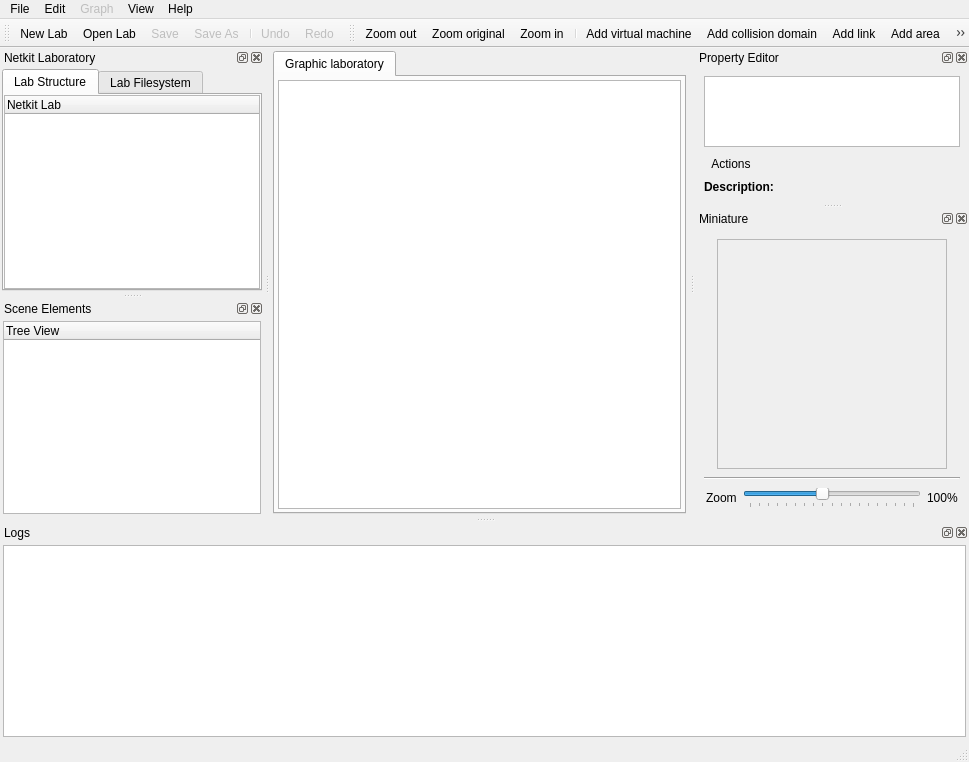
<ui version="4.0" >
 <class>NetkitMainWindow</class>
 <widget class="QMainWindow" name="NetkitMainWindow" >
  <property name="geometry" >
   <rect>
    <x>0</x>
    <y>0</y>
    <width>969</width>
    <height>762</height>
   </rect>
  </property>
  <property name="windowTitle" >
   <string>Visual Netkit</string>
  </property>
  <property name="windowIcon" >
   <iconset resource="../resources/VisualNetkit.qrc" >
    <normaloff>:/big/visualnetkit</normaloff>:/big/visualnetkit</iconset>
  </property>
  <property name="dockOptions" >
   <set>QMainWindow::AllowTabbedDocks|QMainWindow::AnimatedDocks|QMainWindow::VerticalTabs</set>
  </property>
  <widget class="QWidget" name="centralwidget" >
   <layout class="QVBoxLayout" >
    <property name="spacing" >
     <number>3</number>
    </property>
    <property name="margin" >
     <number>3</number>
    </property>
    <item>
     <widget class="TabWidget" name="centralTabWidget" >
      <property name="currentIndex" >
       <number>0</number>
      </property>
      <widget class="QWidget" name="tabGraphic" >
       <attribute name="title" >
        <string>Graphic laboratory</string>
       </attribute>
       <layout class="QVBoxLayout" >
        <property name="spacing" >
         <number>0</number>
        </property>
        <property name="margin" >
         <number>3</number>
        </property>
        <item>
         <widget class="GraphicsView" name="graphicsView" />
        </item>
       </layout>
      </widget>
     </widget>
    </item>
   </layout>
  </widget>
  <widget class="QMenuBar" name="menubar" >
   <property name="geometry" >
    <rect>
     <x>0</x>
     <y>0</y>
     <width>969</width>
     <height>27</height>
    </rect>
   </property>
   <widget class="QMenu" name="menuFile" >
    <property name="title" >
     <string>File</string>
    </property>
    <widget class="QMenu" name="menuHistory" >
     <property name="title" >
      <string>Recent Labs</string>
     </property>
     <addaction name="separator" />
    </widget>
    <addaction name="actionNewLab" />
    <addaction name="actionOpenLab" />
    <addaction name="menuHistory" />
    <addaction name="separator" />
    <addaction name="actionSave" />
    <addaction name="actionSaveAs" />
    <addaction name="separator" />
    <addaction name="actionCloseLab" />
    <addaction name="separator" />
    <addaction name="actionQuit" />
   </widget>
   <widget class="QMenu" name="menuEdit" >
    <property name="title" >
     <string>Edit</string>
    </property>
    <widget class="QMenu" name="menuWindow" >
     <property name="title" >
      <string>Window</string>
     </property>
     <addaction name="actionFullScreenMode" />
    </widget>
    <addaction name="actionUndo" />
    <addaction name="actionRedo" />
    <addaction name="separator" />
    <addaction name="menuWindow" />
   </widget>
   <widget class="QMenu" name="menuGraph" >
    <property name="enabled" >
     <bool>false</bool>
    </property>
    <property name="title" >
     <string>Graph</string>
    </property>
    <widget class="QMenu" name="menuZoom" >
     <property name="enabled" >
      <bool>false</bool>
     </property>
     <property name="title" >
      <string>Zoom</string>
     </property>
     <addaction name="actionZoomIn" />
     <addaction name="actionZoomOut" />
     <addaction name="actionZoomOriginal" />
    </widget>
    <widget class="QMenu" name="menuExportAs" >
     <property name="title" >
      <string>Export as...</string>
     </property>
     <addaction name="actionSVGImage" />
     <addaction name="actionPDFImage" />
     <addaction name="actionPNGImage" />
    </widget>
    <widget class="QMenu" name="menuSize" >
     <property name="title" >
      <string>Scene size</string>
     </property>
     <addaction name="actionSmall" />
     <addaction name="actionNormal" />
     <addaction name="actionBig" />
     <addaction name="actionHuge" />
    </widget>
    <addaction name="menuZoom" />
    <addaction name="menuSize" />
    <addaction name="separator" />
    <addaction name="actionAddVirtualMachine" />
    <addaction name="actionAddCollisionDomain" />
    <addaction name="actionAddLink" />
    <addaction name="actionAddArea" />
    <addaction name="actionManageGraph" />
    <addaction name="actionSelectionTool" />
    <addaction name="separator" />
    <addaction name="menuExportAs" />
   </widget>
   <widget class="QMenu" name="menuHelp" >
    <property name="title" >
     <string>Help</string>
    </property>
    <addaction name="actionAboutVisualNetkit" />
   </widget>
   <widget class="QMenu" name="menuView" >
    <property name="title" >
     <string>View</string>
    </property>
   </widget>
   <addaction name="menuFile" />
   <addaction name="menuEdit" />
   <addaction name="menuGraph" />
   <addaction name="menuView" />
   <addaction name="menuHelp" />
  </widget>
  <widget class="QStatusBar" name="statusbar" />
  <widget class="QToolBar" name="toolBarGeneralActions" >
   <property name="windowTitle" >
    <string>General Toolbar</string>
   </property>
   <property name="iconSize" >
    <size>
     <width>22</width>
     <height>22</height>
    </size>
   </property>
   <attribute name="toolBarArea" >
    <enum>TopToolBarArea</enum>
   </attribute>
   <attribute name="toolBarBreak" >
    <bool>false</bool>
   </attribute>
   <addaction name="actionNewLab" />
   <addaction name="actionOpenLab" />
   <addaction name="actionSave" />
   <addaction name="actionSaveAs" />
   <addaction name="separator" />
   <addaction name="actionUndo" />
   <addaction name="actionRedo" />
  </widget>
  <widget class="QDockWidget" name="dockLab" >
   <property name="floating" >
    <bool>false</bool>
   </property>
   <property name="features" >
    <set>QDockWidget::AllDockWidgetFeatures</set>
   </property>
   <property name="allowedAreas" >
    <set>Qt::AllDockWidgetAreas</set>
   </property>
   <property name="windowTitle" >
    <string>Netkit Laboratory</string>
   </property>
   <attribute name="dockWidgetArea" >
    <number>1</number>
   </attribute>
   <widget class="QWidget" name="dockWidgetContents" >
    <layout class="QVBoxLayout" name="verticalLayout_2" >
     <property name="spacing" >
      <number>0</number>
     </property>
     <property name="margin" >
      <number>2</number>
     </property>
     <item>
      <widget class="QTabWidget" name="tabWidget" >
       <property name="currentIndex" >
        <number>0</number>
       </property>
       <widget class="QWidget" name="tab" >
        <attribute name="title" >
         <string>Lab Structure</string>
        </attribute>
        <layout class="QVBoxLayout" name="verticalLayout_3" >
         <property name="spacing" >
          <number>0</number>
         </property>
         <property name="margin" >
          <number>0</number>
         </property>
         <item>
          <widget class="QTreeWidget" name="labTree" >
           <property name="frameShape" >
            <enum>QFrame::StyledPanel</enum>
           </property>
           <property name="frameShadow" >
            <enum>QFrame::Sunken</enum>
           </property>
           <property name="columnCount" >
            <number>1</number>
           </property>
           <column>
            <property name="text" >
             <string>Netkit Lab</string>
            </property>
           </column>
          </widget>
         </item>
        </layout>
       </widget>
       <widget class="QWidget" name="tab_2" >
        <attribute name="title" >
         <string>Lab Filesystem</string>
        </attribute>
        <layout class="QVBoxLayout" name="verticalLayout_4" >
         <property name="spacing" >
          <number>0</number>
         </property>
         <property name="margin" >
          <number>0</number>
         </property>
         <item>
          <widget class="FsTreeView" name="fsTree" >
           <property name="editTriggers" >
            <set>QAbstractItemView::NoEditTriggers</set>
           </property>
           <property name="animated" >
            <bool>true</bool>
           </property>
          </widget>
         </item>
        </layout>
       </widget>
      </widget>
     </item>
    </layout>
   </widget>
  </widget>
  <widget class="QDockWidget" name="dockProperty" >
   <property name="allowedAreas" >
    <set>Qt::AllDockWidgetAreas</set>
   </property>
   <property name="windowTitle" >
    <string>Property Editor</string>
   </property>
   <attribute name="dockWidgetArea" >
    <number>2</number>
   </attribute>
   <widget class="QWidget" name="dockWidgetContents_4" >
    <layout class="QVBoxLayout" name="verticalLayout" >
     <item>
      <widget class="TreeView" name="propertiesTreeView" >
       <property name="editTriggers" >
        <set>QAbstractItemView::AnyKeyPressed|QAbstractItemView::DoubleClicked|QAbstractItemView::EditKeyPressed</set>
       </property>
       <property name="alternatingRowColors" >
        <bool>true</bool>
       </property>
       <property name="animated" >
        <bool>true</bool>
       </property>
      </widget>
     </item>
     <item>
      <widget class="QToolButton" name="actionsToolButton" >
       <property name="text" >
        <string>Actions</string>
       </property>
       <property name="icon" >
        <iconset resource="../resources/VisualNetkit.qrc" >
         <normaloff>:/menu/configure</normaloff>:/menu/configure</iconset>
       </property>
       <property name="shortcut" >
        <string>Ctrl+A</string>
       </property>
       <property name="popupMode" >
        <enum>QToolButton::InstantPopup</enum>
       </property>
       <property name="toolButtonStyle" >
        <enum>Qt::ToolButtonTextBesideIcon</enum>
       </property>
       <property name="autoRaise" >
        <bool>true</bool>
       </property>
      </widget>
     </item>
     <item>
      <layout class="QHBoxLayout" name="horizontalLayout" >
       <item>
        <widget class="QLabel" name="label_2" >
         <property name="sizePolicy" >
          <sizepolicy vsizetype="Preferred" hsizetype="Maximum" >
           <horstretch>0</horstretch>
           <verstretch>0</verstretch>
          </sizepolicy>
         </property>
         <property name="font" >
          <font>
           <weight>75</weight>
           <bold>true</bold>
          </font>
         </property>
         <property name="text" >
          <string>Description:</string>
         </property>
         <property name="alignment" >
          <set>Qt::AlignLeading|Qt::AlignLeft|Qt::AlignTop</set>
         </property>
        </widget>
       </item>
       <item>
        <widget class="QLabel" name="descriptionLabel" >
         <property name="text" >
          <string/>
         </property>
         <property name="wordWrap" >
          <bool>true</bool>
         </property>
         <property name="openExternalLinks" >
          <bool>true</bool>
         </property>
        </widget>
       </item>
      </layout>
     </item>
    </layout>
   </widget>
  </widget>
  <widget class="QDockWidget" name="dockMiniature" >
   <property name="sizePolicy" >
    <sizepolicy vsizetype="Fixed" hsizetype="Preferred" >
     <horstretch>0</horstretch>
     <verstretch>0</verstretch>
    </sizepolicy>
   </property>
   <property name="maximumSize" >
    <size>
     <width>524287</width>
     <height>524287</height>
    </size>
   </property>
   <property name="windowTitle" >
    <string>Miniature</string>
   </property>
   <attribute name="dockWidgetArea" >
    <number>2</number>
   </attribute>
   <widget class="QWidget" name="dockWidgetContents_6" >
    <layout class="QVBoxLayout" >
     <item>
      <layout class="QHBoxLayout" >
       <property name="margin" >
        <number>2</number>
       </property>
       <item>
        <widget class="QGraphicsView" name="labMiniature" >
         <property name="enabled" >
          <bool>false</bool>
         </property>
         <property name="minimumSize" >
          <size>
           <width>230</width>
           <height>230</height>
          </size>
         </property>
         <property name="maximumSize" >
          <size>
           <width>230</width>
           <height>230</height>
          </size>
         </property>
        </widget>
       </item>
      </layout>
     </item>
     <item>
      <widget class="Line" name="line" >
       <property name="orientation" >
        <enum>Qt::Horizontal</enum>
       </property>
      </widget>
     </item>
     <item>
      <layout class="QHBoxLayout" >
       <property name="leftMargin" >
        <number>2</number>
       </property>
       <property name="topMargin" >
        <number>2</number>
       </property>
       <property name="rightMargin" >
        <number>2</number>
       </property>
       <property name="bottomMargin" >
        <number>0</number>
       </property>
       <item>
        <widget class="QLabel" name="label" >
         <property name="text" >
          <string>Zoom</string>
         </property>
        </widget>
       </item>
       <item>
        <widget class="QSlider" name="zoomSlider" >
         <property name="minimum" >
          <number>20</number>
         </property>
         <property name="maximum" >
          <number>200</number>
         </property>
         <property name="singleStep" >
          <number>10</number>
         </property>
         <property name="value" >
          <number>99</number>
         </property>
         <property name="orientation" >
          <enum>Qt::Horizontal</enum>
         </property>
         <property name="tickPosition" >
          <enum>QSlider::TicksBelow</enum>
         </property>
         <property name="tickInterval" >
          <number>10</number>
         </property>
        </widget>
       </item>
       <item>
        <widget class="QLabel" name="zoomLabel" >
         <property name="text" >
          <string>100%</string>
         </property>
        </widget>
       </item>
      </layout>
     </item>
     <item>
      <spacer name="verticalSpacer" >
       <property name="orientation" >
        <enum>Qt::Vertical</enum>
       </property>
       <property name="sizeType" >
        <enum>QSizePolicy::Expanding</enum>
       </property>
       <property name="sizeHint" stdset="0" >
        <size>
         <width>20</width>
         <height>0</height>
        </size>
       </property>
      </spacer>
     </item>
    </layout>
   </widget>
  </widget>
  <widget class="QDockWidget" name="dockTreeView" >
   <property name="windowTitle" >
    <string>Scene Elements</string>
   </property>
   <attribute name="dockWidgetArea" >
    <number>1</number>
   </attribute>
   <widget class="QWidget" name="dockWidgetContents_2" >
    <layout class="QVBoxLayout" >
     <property name="margin" >
      <number>3</number>
     </property>
     <item>
      <widget class="QTreeWidget" name="sceneTree" >
       <property name="iconSize" >
        <size>
         <width>32</width>
         <height>32</height>
        </size>
       </property>
       <property name="columnCount" >
        <number>1</number>
       </property>
       <column>
        <property name="text" >
         <string>Tree View</string>
        </property>
       </column>
      </widget>
     </item>
    </layout>
   </widget>
  </widget>
  <widget class="QDockWidget" name="dockLog" >
   <property name="floating" >
    <bool>false</bool>
   </property>
   <property name="windowTitle" >
    <string>Logs</string>
   </property>
   <attribute name="dockWidgetArea" >
    <number>8</number>
   </attribute>
   <widget class="QWidget" name="dockWidgetContents_3" >
    <layout class="QVBoxLayout" >
     <property name="margin" >
      <number>3</number>
     </property>
     <item>
      <widget class="QTextEdit" name="logText" >
       <property name="cursor" stdset="0" >
        <cursorShape>ArrowCursor</cursorShape>
       </property>
       <property name="mouseTracking" >
        <bool>false</bool>
       </property>
       <property name="contextMenuPolicy" >
        <enum>Qt::DefaultContextMenu</enum>
       </property>
       <property name="acceptDrops" >
        <bool>false</bool>
       </property>
       <property name="undoRedoEnabled" >
        <bool>false</bool>
       </property>
       <property name="readOnly" >
        <bool>true</bool>
       </property>
      </widget>
     </item>
    </layout>
   </widget>
  </widget>
  <widget class="QToolBar" name="toolBarDrawing" >
   <property name="enabled" >
    <bool>true</bool>
   </property>
   <property name="windowTitle" >
    <string>Drawing Toolbar</string>
   </property>
   <property name="iconSize" >
    <size>
     <width>22</width>
     <height>22</height>
    </size>
   </property>
   <attribute name="toolBarArea" >
    <enum>TopToolBarArea</enum>
   </attribute>
   <attribute name="toolBarBreak" >
    <bool>false</bool>
   </attribute>
   <addaction name="actionZoomOut" />
   <addaction name="actionZoomOriginal" />
   <addaction name="actionZoomIn" />
   <addaction name="separator" />
   <addaction name="actionAddVirtualMachine" />
   <addaction name="actionAddCollisionDomain" />
   <addaction name="actionAddLink" />
   <addaction name="actionAddArea" />
   <addaction name="actionManageGraph" />
   <addaction name="actionSelectionTool" />
  </widget>
  <action name="actionNetkit_Lab" >
   <property name="checkable" >
    <bool>true</bool>
   </property>
   <property name="checked" >
    <bool>true</bool>
   </property>
   <property name="text" >
    <string>Netkit Lab</string>
   </property>
  </action>
  <action name="actionMiniature" >
   <property name="checkable" >
    <bool>true</bool>
   </property>
   <property name="checked" >
    <bool>true</bool>
   </property>
   <property name="text" >
    <string>Miniature</string>
   </property>
  </action>
  <action name="actionProperty_Editor" >
   <property name="checkable" >
    <bool>true</bool>
   </property>
   <property name="checked" >
    <bool>true</bool>
   </property>
   <property name="text" >
    <string>Property Editor</string>
   </property>
  </action>
  <action name="actionTree_View" >
   <property name="checkable" >
    <bool>true</bool>
   </property>
   <property name="checked" >
    <bool>true</bool>
   </property>
   <property name="text" >
    <string>Tree View</string>
   </property>
  </action>
  <action name="actionLog_Panel" >
   <property name="checkable" >
    <bool>true</bool>
   </property>
   <property name="text" >
    <string>Log Panel</string>
   </property>
  </action>
  <action name="actionAboutVisualNetkit" >
   <property name="text" >
    <string>About Visual Netkit</string>
   </property>
  </action>
  <action name="actionNewLab" >
   <property name="icon" >
    <iconset resource="../resources/VisualNetkit.qrc" >
     <normaloff>:/menu/new_icon</normaloff>:/menu/new_icon</iconset>
   </property>
   <property name="text" >
    <string>New Lab</string>
   </property>
   <property name="shortcut" >
    <string>Ctrl+N</string>
   </property>
  </action>
  <action name="actionOpenLab" >
   <property name="icon" >
    <iconset resource="../resources/VisualNetkit.qrc" >
     <normaloff>:/menu/open_icon</normaloff>:/menu/open_icon</iconset>
   </property>
   <property name="text" >
    <string>Open Lab</string>
   </property>
   <property name="shortcut" >
    <string>Ctrl+O</string>
   </property>
  </action>
  <action name="actionClearMenu" >
   <property name="text" >
    <string>Clear Menu</string>
   </property>
  </action>
  <action name="actionSave" >
   <property name="enabled" >
    <bool>false</bool>
   </property>
   <property name="icon" >
    <iconset resource="../resources/VisualNetkit.qrc" >
     <normaloff>:/menu/save_icon</normaloff>:/menu/save_icon</iconset>
   </property>
   <property name="text" >
    <string>Save</string>
   </property>
   <property name="shortcut" >
    <string>Ctrl+S</string>
   </property>
  </action>
  <action name="actionSaveAs" >
   <property name="enabled" >
    <bool>false</bool>
   </property>
   <property name="icon" >
    <iconset resource="../resources/VisualNetkit.qrc" >
     <normaloff>:/menu/save_as_icon</normaloff>:/menu/save_as_icon</iconset>
   </property>
   <property name="text" >
    <string>Save As...</string>
   </property>
  </action>
  <action name="actionCloseLab" >
   <property name="enabled" >
    <bool>false</bool>
   </property>
   <property name="icon" >
    <iconset resource="../resources/VisualNetkit.qrc" >
     <normaloff>:/menu/close_icon</normaloff>:/menu/close_icon</iconset>
   </property>
   <property name="text" >
    <string>Close Lab</string>
   </property>
   <property name="shortcut" >
    <string>Ctrl+W</string>
   </property>
  </action>
  <action name="actionQuit" >
   <property name="icon" >
    <iconset resource="../resources/VisualNetkit.qrc" >
     <normaloff>:/menu/quit_icon</normaloff>:/menu/quit_icon</iconset>
   </property>
   <property name="text" >
    <string>Quit</string>
   </property>
   <property name="shortcut" >
    <string>Ctrl+Q</string>
   </property>
   <property name="menuRole" >
    <enum>QAction::QuitRole</enum>
   </property>
  </action>
  <action name="actionUndo" >
   <property name="enabled" >
    <bool>false</bool>
   </property>
   <property name="icon" >
    <iconset resource="../resources/VisualNetkit.qrc" >
     <normaloff>:/menu/undo_icon</normaloff>:/menu/undo_icon</iconset>
   </property>
   <property name="text" >
    <string>Undo</string>
   </property>
   <property name="shortcut" >
    <string>Ctrl+Z</string>
   </property>
  </action>
  <action name="actionRedo" >
   <property name="enabled" >
    <bool>false</bool>
   </property>
   <property name="icon" >
    <iconset resource="../resources/VisualNetkit.qrc" >
     <normaloff>:/menu/redo_icon</normaloff>:/menu/redo_icon</iconset>
   </property>
   <property name="text" >
    <string>Redo</string>
   </property>
   <property name="shortcut" >
    <string>Ctrl+Shift+Z</string>
   </property>
  </action>
  <action name="actionZoomIn" >
   <property name="enabled" >
    <bool>true</bool>
   </property>
   <property name="icon" >
    <iconset resource="../resources/VisualNetkit.qrc" >
     <normaloff>:/menu/zoom_in_icon</normaloff>:/menu/zoom_in_icon</iconset>
   </property>
   <property name="text" >
    <string>Zoom in</string>
   </property>
   <property name="shortcut" >
    <string>Ctrl++</string>
   </property>
  </action>
  <action name="actionZoomOut" >
   <property name="enabled" >
    <bool>true</bool>
   </property>
   <property name="icon" >
    <iconset resource="../resources/VisualNetkit.qrc" >
     <normaloff>:/menu/zoom_out_icon</normaloff>:/menu/zoom_out_icon</iconset>
   </property>
   <property name="text" >
    <string>Zoom out</string>
   </property>
   <property name="shortcut" >
    <string>Ctrl+-</string>
   </property>
  </action>
  <action name="actionZoomOriginal" >
   <property name="enabled" >
    <bool>true</bool>
   </property>
   <property name="icon" >
    <iconset resource="../resources/VisualNetkit.qrc" >
     <normaloff>:/menu/zoom_original_icon</normaloff>:/menu/zoom_original_icon</iconset>
   </property>
   <property name="text" >
    <string>Zoom original</string>
   </property>
   <property name="shortcut" >
    <string>Ctrl+0</string>
   </property>
  </action>
  <action name="actionAddVirtualMachine" >
   <property name="checkable" >
    <bool>true</bool>
   </property>
   <property name="enabled" >
    <bool>true</bool>
   </property>
   <property name="icon" >
    <iconset resource="../resources/VisualNetkit.qrc" >
     <normaloff>:/menu/vm_icon</normaloff>:/menu/vm_icon</iconset>
   </property>
   <property name="text" >
    <string>Add virtual machine</string>
   </property>
   <property name="shortcut" >
    <string>Ctrl+Shift+V</string>
   </property>
   <property name="autoRepeat" >
    <bool>true</bool>
   </property>
  </action>
  <action name="actionAddCollisionDomain" >
   <property name="checkable" >
    <bool>true</bool>
   </property>
   <property name="enabled" >
    <bool>true</bool>
   </property>
   <property name="icon" >
    <iconset resource="../resources/VisualNetkit.qrc" >
     <normaloff>:/menu/cd_icon</normaloff>:/menu/cd_icon</iconset>
   </property>
   <property name="text" >
    <string>Add collision domain</string>
   </property>
   <property name="shortcut" >
    <string>Ctrl+Shift+C</string>
   </property>
  </action>
  <action name="actionSVGImage" >
   <property name="enabled" >
    <bool>true</bool>
   </property>
   <property name="text" >
    <string>SVG file</string>
   </property>
  </action>
  <action name="actionPDFImage" >
   <property name="enabled" >
    <bool>true</bool>
   </property>
   <property name="text" >
    <string>PDF (A4) file</string>
   </property>
  </action>
  <action name="actionSmall" >
   <property name="checkable" >
    <bool>true</bool>
   </property>
   <property name="text" >
    <string>Small</string>
   </property>
   <property name="toolTip" >
    <string>Small (500x500)</string>
   </property>
  </action>
  <action name="actionNormal" >
   <property name="checkable" >
    <bool>true</bool>
   </property>
   <property name="checked" >
    <bool>true</bool>
   </property>
   <property name="text" >
    <string>Normal</string>
   </property>
   <property name="toolTip" >
    <string>Normal (1000x1000)</string>
   </property>
  </action>
  <action name="actionBig" >
   <property name="checkable" >
    <bool>true</bool>
   </property>
   <property name="text" >
    <string>Big</string>
   </property>
   <property name="toolTip" >
    <string>Big (2000x2000)</string>
   </property>
  </action>
  <action name="actionHuge" >
   <property name="checkable" >
    <bool>true</bool>
   </property>
   <property name="text" >
    <string>Huge</string>
   </property>
   <property name="toolTip" >
    <string>Huge (4000x4000)</string>
   </property>
  </action>
  <action name="actionManageGraph" >
   <property name="checkable" >
    <bool>true</bool>
   </property>
   <property name="icon" >
    <iconset resource="../resources/VisualNetkit.qrc" >
     <normaloff>:/menu/mouse_icon</normaloff>:/menu/mouse_icon</iconset>
   </property>
   <property name="text" >
    <string>Manage graph</string>
   </property>
   <property name="shortcut" >
    <string>Ctrl+Shift+M</string>
   </property>
  </action>
  <action name="actionAddLink" >
   <property name="checkable" >
    <bool>true</bool>
   </property>
   <property name="icon" >
    <iconset resource="../resources/VisualNetkit.qrc" >
     <normaloff>:/menu/link_icon</normaloff>:/menu/link_icon</iconset>
   </property>
   <property name="text" >
    <string>Add link</string>
   </property>
   <property name="shortcut" >
    <string>Ctrl+Shift+L</string>
   </property>
  </action>
  <action name="actionSelectionTool" >
   <property name="checkable" >
    <bool>true</bool>
   </property>
   <property name="icon" >
    <iconset resource="../resources/VisualNetkit.qrc" >
     <normaloff>:/menu/selection</normaloff>:/menu/selection</iconset>
   </property>
   <property name="text" >
    <string>Selection tool</string>
   </property>
   <property name="shortcut" >
    <string>Ctrl+Shift+S</string>
   </property>
  </action>
  <action name="actionPNGImage" >
   <property name="text" >
    <string>PNG image</string>
   </property>
  </action>
  <action name="actionFullScreenMode" >
   <property name="checkable" >
    <bool>true</bool>
   </property>
   <property name="icon" >
    <iconset resource="../resources/VisualNetkit.qrc" >
     <normaloff>:/menu/fullscreen_icon</normaloff>:/menu/fullscreen_icon</iconset>
   </property>
   <property name="text" >
    <string>Full screen mode</string>
   </property>
   <property name="shortcut" >
    <string>F11</string>
   </property>
  </action>
  <action name="actionAddArea" >
   <property name="checkable" >
    <bool>true</bool>
   </property>
   <property name="icon" >
    <iconset resource="../resources/VisualNetkit.qrc" >
     <normaloff>:/menu/area</normaloff>:/menu/area</iconset>
   </property>
   <property name="text" >
    <string>Add area</string>
   </property>
   <property name="shortcut" >
    <string>Ctrl+Shift+A</string>
   </property>
  </action>
 </widget>
 <customwidgets>
  <customwidget>
   <class>GraphicsView</class>
   <extends>QGraphicsView</extends>
   <header>gui/GraphicsView.h</header>
  </customwidget>
  <customwidget>
   <class>TabWidget</class>
   <extends>QTabWidget</extends>
   <header>gui/TabWidget.h</header>
   <container>1</container>
  </customwidget>
  <customwidget>
   <class>TreeView</class>
   <extends>QTreeView</extends>
   <header>gui/TreeView.h</header>
  </customwidget>
  <customwidget>
   <class>FsTreeView</class>
   <extends>QTreeView</extends>
   <header>gui/FsTreeView.h</header>
  </customwidget>
 </customwidgets>
 <resources>
  <include location="../resources/VisualNetkit.qrc" />
 </resources>
 <connections>
  <connection>
   <sender>actionQuit</sender>
   <signal>triggered()</signal>
   <receiver>NetkitMainWindow</receiver>
   <slot>close()</slot>
   <hints>
    <hint type="sourcelabel" >
     <x>-1</x>
     <y>-1</y>
    </hint>
    <hint type="destinationlabel" >
     <x>512</x>
     <y>380</y>
    </hint>
   </hints>
  </connection>
 </connections>
</ui>
